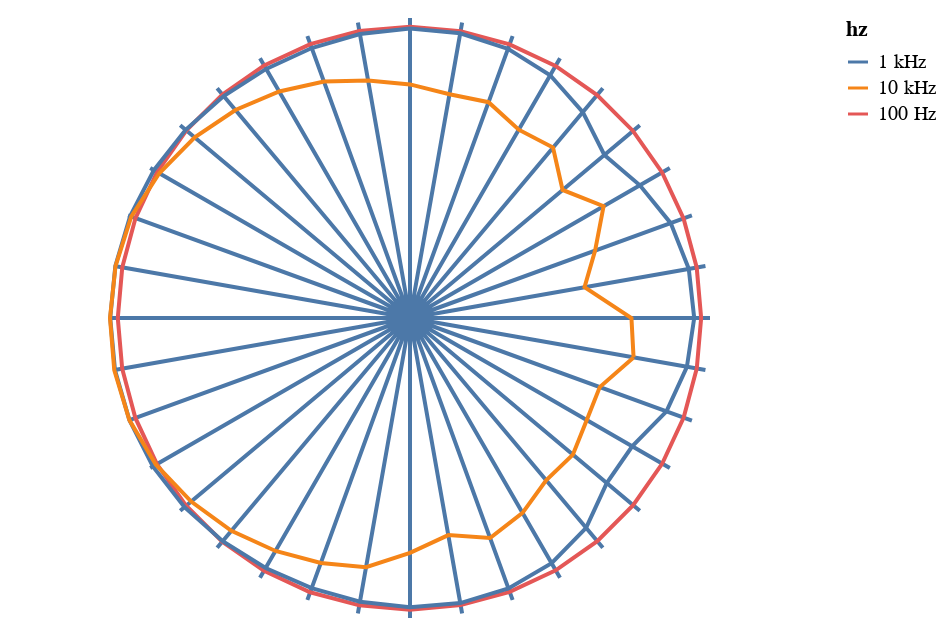

The code cell stored with this chart in its notebook:
### Code cell
import math
import pandas as pd
import numpy as np

spl = neumann['SPL Horizontal']

radius=1
anglelist = [a for a in range(-180,180,10)]
gridC = [(radius*math.cos(p*math.pi/180), 
          radius*math.sin(p*math.pi/180)) for p in anglelist]
gridX = [(0,g[0]) for g in gridC] 
gridX = [s for s2 in gridX for s in s2]
gridY = [(0,g[1]) for g in gridC] 
gridY = [s for s2 in gridY for s in s2]

#for g in zip(gridX, gridY):
#    print('line from %d, %d' % g)

splu = neumann['SPL Horizontal_unmelted']
# 100hz 47
#  1khz 113
# 10khz 180
def hzname(i):
    if i == 47:
        return '100 Hz'
    elif i == 113:
        return '1 kHz'
    elif i == 180:
        return '10 kHz'
    else:
        return 'error'

dbX = []
dbY = []
hz  = []
for ihz in [47, 113, 180]:
    gridZ = splu.loc[ihz][1:]
    angles = [0]
    values = {}
    dbs = []
    for a, z in zip(gridZ.index,gridZ):
        angle = 0
        if a != 'On-Axis':
            angle = int(a[:-1])
            angles.append(angle)
        dbs.append(z)

    anglemin = np.array(angles).min()/10
    # [0   1    2   3    4   5    6   7    8   9   10  11   12  13   ]
    # [0, 10, -10, 20, -20, 30, -30, 40, -40, 50, -50, 60, -60, 70, -70, 80, -80, 90, -90, 100, -100, 110, -110, 120, -120, 130, -130, 140, -140, 150, -150, 160, -160, 170, -170, 180]
    # perm[0] = orig[-170] = 35
    # perm[1] = orig[-150] = 33
    # perm[2] =            = 31
    # perm[17] = 0
    # perm[18] = 1
    # perm[19] = 3 
    def compute_perm(i):
        if i<17:
            return 34-2*i
        elif i == 17:
            return 0
        else:
            return 1+2*(i-18)
    perm = [compute_perm(i) for i in range(0, len(angles))]
    dbsmax = 1 # np.array(dbs).max()
    sorted_dbs = [dbs[perm[i]] for i in range(0,len(perm))]
    sorted_angles = [angles[perm[i]] for i in range(0,len(perm))]
    # print(angles)
    # print(perm)
    # print(sorted_angles)
        
    # map in 2d
    dbsX = [db*math.cos(a*math.pi/180) for a,db in zip(sorted_angles, sorted_dbs)]
    dbsY = [db*math.sin(a*math.pi/180) for a,db in zip(sorted_angles, sorted_dbs)]

    dbsX.append(dbsX[0])
    dbsY.append(dbsY[0])
    # add to global variable
    dbX.append(dbsX)
    dbY.append(dbsY)
    hz.append([ihz for i in range(0,len(dbsX))])

dbmax = max(np.array(dbX).max(), np.array(dbY).max())
dbX = [v2/dbmax for v1 in dbX for v2 in v1]
dbY = [v2/dbmax for v1 in dbY for v2 in v1]
hz  = [hzname(i2) for i1 in hz for i2 in i1]

grid_df = pd.DataFrame({'x': gridX, 'y': gridY })
grid = alt.Chart(grid_df).mark_line(
).encode(
   alt.Latitude('x:Q'), 
   alt.Longitude('y:Q')
).project(
   type='azimuthalEquidistant',
   rotate=[0, 0, 90]   
)

dbs_df = pd.DataFrame({'x': dbX, 'y': dbY, 'hz': hz })
dbs = alt.Chart(dbs_df).mark_line(
).encode(
   alt.Latitude('x:Q'), 
   alt.Longitude('y:Q'),
   alt.Color('hz:N')
).project(
   type='azimuthalEquidistant',
   rotate=[0, 0, 90]   
)

grid+dbs

### Figure 1 — Vega-Lite specification as saved in the notebook (floating-point values rounded to 4 significant figures)
{"config": {"view": {"continuousWidth": 400, "continuousHeight": 300}}, "layer": [{"data": {"name": "data-60245eec81c781d50ba536cbc5860fe6"}, "mark": "line", "encoding": {"latitude": {"field": "x", "type": "quantitative"}, "longitude": {"field": "y", "type": "quantitative"}}, "projection": {"rotate": [0, 0, 90], "type": "azimuthalEquidistant"}}, {"data": {"name": "data-a8db51f9f03304ba2f23a874502fdf34"}, "mark": "line", "encoding": {"color": {"type": "nominal", "field": "hz"}, "latitude": {"field": "x", "type": "quantitative"}, "longitude": {"field": "y", "type": "quantitative"}}, "projection": {"rotate": [0, 0, 90], "type": "azimuthalEquidistant"}}], "$schema": "https://vega.github.io/schema/vega-lite/v4.0.2.json", "datasets": {"data-60245eec81c781d50ba536cbc5860fe6": [{"x": 0.0, "y": 0.0}, {"x": -1.0, "y": -1.225e-16}, {"x": 0.0, "y": 0.0}, {"x": -0.9848, "y": -0.1736}, {"x": 0.0, "y": 0.0}, {"x": -0.9397, "y": -0.342}, {"x": 0.0, "y": 0.0}, {"x": -0.866, "y": -0.5}, {"x": 0.0, "y": 0.0}, {"x": -0.766, "y": -0.6428}, {"x": 0.0, "y": 0.0}, {"x": -0.6428, "y": -0.766}, {"x": 0.0, "y": 0.0}, {"x": -0.5, "y": -0.866}, {"x": 0.0, "y": 0.0}, {"x": -0.342, "y": -0.9397}, {"x": 0.0, "y": 0.0}, {"x": -0.1736, "y": -0.9848}, {"x": 0.0, "y": 0.0}, {"x": 6.123e-17, "y": -1.0}, {"x": 0.0, "y": 0.0}, {"x": 0.1736, "y": -0.9848}, {"x": 0.0, "y": 0.0}, {"x": 0.342, "y": -0.9397}, {"x": 0.0, "y": 0.0}, {"x": 0.5, "y": -0.866}, {"x": 0.0, "y": 0.0}, {"x": 0.6428, "y": -0.766}, {"x": 0.0, "y": 0.0}, {"x": 0.766, "y": -0.6428}, {"x": 0.0, "y": 0.0}, {"x": 0.866, "y": -0.5}, {"x": 0.0, "y": 0.0}, {"x": 0.9397, "y": -0.342}, {"x": 0.0, "y": 0.0}, {"x": 0.9848, "y": -0.1736}, {"x": 0.0, "y": 0.0}, {"x": 1.0, "y": 0.0}, {"x": 0.0, "y": 0.0}, {"x": 0.9848, "y": 0.1736}, {"x": 0.0, "y": 0.0}, {"x": 0.9397, "y": 0.342}, {"x": 0.0, "y": 0.0}, {"x": 0.866, "y": 0.5}, {"x": 0.0, "y": 0.0}, {"x": 0.766, "y": 0.6428}, {"x": 0.0, "y": 0.0}, {"x": 0.6428, "y": 0.766}, {"x": 0.0, "y": 0.0}, {"x": 0.5, "y": 0.866}, {"x": 0.0, "y": 0.0}, {"x": 0.342, "y": 0.9397}, {"x": 0.0, "y": 0.0}, {"x": 0.1736, "y": 0.9848}, {"x": 0.0, "y": 0.0}, {"x": 6.123e-17, "y": 1.0}, {"x": 0.0, "y": 0.0}, {"x": -0.1736, "y": 0.9848}, {"x": 0.0, "y": 0.0}, {"x": -0.342, "y": 0.9397}, {"x": 0.0, "y": 0.0}, {"x": -0.5, "y": 0.866}, {"x": 0.0, "y": 0.0}, {"x": -0.6428, "y": 0.766}, {"x": 0.0, "y": 0.0}, {"x": -0.766, "y": 0.6428}, {"x": 0.0, "y": 0.0}, {"x": -0.866, "y": 0.5}, {"x": 0.0, "y": 0.0}, {"x": -0.9397, "y": 0.342}, {"x": 0.0, "y": 0.0}, {"x": -0.9848, "y": 0.1736}], "data-a8db51f9f03304ba2f23a874502fdf34": [{"x": -0.9559, "y": -0.1685, "hz": "100 Hz"}, {"x": -0.9122, "y": -0.332, "hz": "100 Hz"}, {"x": -0.8408, "y": -0.4854, "hz": "100 Hz"}, {"x": -0.7438, "y": -0.6241, "hz": "100 Hz"}, {"x": -0.6243, "y": -0.744, "hz": "100 Hz"}, {"x": -0.4857, "y": -0.8412, "hz": "100 Hz"}, {"x": -0.3323, "y": -0.913, "hz": "100 Hz"}, {"x": -0.1688, "y": -0.9571, "hz": "100 Hz"}, {"x": 5.953e-17, "y": -0.9722, "hz": "100 Hz"}, {"x": 0.1689, "y": -0.9578, "hz": "100 Hz"}, {"x": 0.3328, "y": -0.9143, "hz": "100 Hz"}, {"x": 0.4866, "y": -0.8429, "hz": "100 Hz"}, {"x": 0.6258, "y": -0.7458, "hz": "100 Hz"}, {"x": 0.746, "y": -0.626, "hz": "100 Hz"}, {"x": 0.8435, "y": -0.487, "hz": "100 Hz"}, {"x": 0.9154, "y": -0.3332, "hz": "100 Hz"}, {"x": 0.9594, "y": -0.1692, "hz": "100 Hz"}, {"x": 0.9741, "y": 0.0, "hz": "100 Hz"}, {"x": 0.9591, "y": 0.1691, "hz": "100 Hz"}, {"x": 0.915, "y": 0.333, "hz": "100 Hz"}, {"x": 0.843, "y": 0.4867, "hz": "100 Hz"}, {"x": 0.7454, "y": 0.6254, "hz": "100 Hz"}, {"x": 0.6252, "y": 0.745, "hz": "100 Hz"}, {"x": 0.4861, "y": 0.8419, "hz": "100 Hz"}, {"x": 0.3323, "y": 0.9131, "hz": "100 Hz"}, {"x": 0.1687, "y": 0.9565, "hz": "100 Hz"}, {"x": 5.945e-17, "y": 0.9709, "hz": "100 Hz"}, {"x": -0.1686, "y": 0.9559, "hz": "100 Hz"}, {"x": -0.3319, "y": 0.9119, "hz": "100 Hz"}, {"x": -0.4852, "y": 0.8403, "hz": "100 Hz"}, {"x": -0.6236, "y": 0.7432, "hz": "100 Hz"}, {"x": -0.7432, "y": 0.6236, "hz": "100 Hz"}, {"x": -0.8403, "y": 0.4851, "hz": "100 Hz"}, {"x": -0.9118, "y": 0.3319, "hz": "100 Hz"}, {"x": -0.9557, "y": 0.1685, "hz": "100 Hz"}, {"x": -0.9705, "y": 1.189e-16, "hz": "100 Hz"}, {"x": -0.9559, "y": -0.1685, "hz": "100 Hz"}, {"x": -0.9231, "y": -0.1628, "hz": "1 kHz"}, {"x": -0.8549, "y": -0.3112, "hz": "1 kHz"}, {"x": -0.7407, "y": -0.4276, "hz": "1 kHz"}, {"x": -0.6559, "y": -0.5504, "hz": "1 kHz"}, {"x": -0.587, "y": -0.6995, "hz": "1 kHz"}, {"x": -0.472, "y": -0.8176, "hz": "1 kHz"}, {"x": -0.3281, "y": -0.9016, "hz": "1 kHz"}, {"x": -0.1676, "y": -0.9503, "hz": "1 kHz"}, {"x": 5.904e-17, "y": -0.9641, "hz": "1 kHz"}, {"x": 0.1668, "y": -0.9457, "hz": "1 kHz"}, {"x": 0.3278, "y": -0.9007, "hz": "1 kHz"}, {"x": 0.4812, "y": -0.8335, "hz": "1 kHz"}, {"x": 0.6243, "y": -0.744, "hz": "1 kHz"}, {"x": 0.7516, "y": -0.6307, "hz": "1 kHz"}, {"x": 0.857, "y": -0.4948, "hz": "1 kHz"}, {"x": 0.9354, "y": -0.3405, "hz": "1 kHz"}, {"x": 0.9835, "y": -0.1734, "hz": "1 kHz"}, {"x": 0.9993, "y": 0.0, "hz": "1 kHz"}, {"x": 0.9822, "y": 0.1732, "hz": "1 kHz"}, {"x": 0.933, "y": 0.3396, "hz": "1 kHz"}, {"x": 0.8536, "y": 0.4928, "hz": "1 kHz"}, {"x": 0.7478, "y": 0.6275, "hz": "1 kHz"}, {"x": 0.6209, "y": 0.74, "hz": "1 kHz"}, {"x": 0.4793, "y": 0.8303, "hz": "1 kHz"}, {"x": 0.3275, "y": 0.8999, "hz": "1 kHz"}, {"x": 0.1669, "y": 0.9467, "hz": "1 kHz"}, {"x": 5.908e-17, "y": 0.9648, "hz": "1 kHz"}, {"x": -0.1673, "y": 0.9491, "hz": "1 kHz"}, {"x": -0.3266, "y": 0.8973, "hz": "1 kHz"}, {"x": -0.4673, "y": 0.8094, "hz": "1 kHz"}, {"x": -0.576, "y": 0.6865, "hz": "1 kHz"}, {"x": -0.6479, "y": 0.5437, "hz": "1 kHz"}, {"x": -0.7663, "y": 0.4424, "hz": "1 kHz"}, {"x": -0.869, "y": 0.3163, "hz": "1 kHz"}, {"x": -0.9292, "y": 0.1638, "hz": "1 kHz"}, {"x": -0.9474, "y": 1.16e-16, "hz": "1 kHz"}, {"x": -0.9231, "y": -0.1628, "hz": "1 kHz"}, {"x": -0.7452, "y": -0.1314, "hz": "10 kHz"}, {"x": -0.6326, "y": -0.2303, "hz": "10 kHz"}, {"x": -0.5893, "y": -0.3402, "hz": "10 kHz"}, {"x": -0.5428, "y": -0.4555, "hz": "10 kHz"}, {"x": -0.4538, "y": -0.5408, "hz": "10 kHz"}, {"x": -0.3751, "y": -0.6497, "hz": "10 kHz"}, {"x": -0.267, "y": -0.7334, "hz": "10 kHz"}, {"x": -0.1276, "y": -0.7237, "hz": "10 kHz"}, {"x": 4.792e-17, "y": -0.7826, "hz": "10 kHz"}, {"x": 0.1465, "y": -0.8309, "hz": "10 kHz"}, {"x": 0.2973, "y": -0.8168, "hz": "10 kHz"}, {"x": 0.4484, "y": -0.7766, "hz": "10 kHz"}, {"x": 0.5954, "y": -0.7095, "hz": "10 kHz"}, {"x": 0.7293, "y": -0.612, "hz": "10 kHz"}, {"x": 0.8469, "y": -0.489, "hz": "10 kHz"}, {"x": 0.9354, "y": -0.3405, "hz": "10 kHz"}, {"x": 0.9858, "y": -0.1738, "hz": "10 kHz"}, {"x": 1.0, "y": 0.0, "hz": "10 kHz"}, {"x": 0.9816, "y": 0.1731, "hz": "10 kHz"}, {"x": 0.9292, "y": 0.3382, "hz": "10 kHz"}, {"x": 0.8357, "y": 0.4825, "hz": "10 kHz"}, {"x": 0.7174, "y": 0.602, "hz": "10 kHz"}, {"x": 0.5818, "y": 0.6934, "hz": "10 kHz"}, {"x": 0.4359, "y": 0.7549, "hz": "10 kHz"}, {"x": 0.2868, "y": 0.788, "hz": "10 kHz"}, {"x": 0.1396, "y": 0.7914, "hz": "10 kHz"}, {"x": 4.768e-17, "y": 0.7786, "hz": "10 kHz"}, {"x": -0.1315, "y": 0.746, "hz": "10 kHz"}, {"x": -0.2618, "y": 0.7194, "hz": "10 kHz"}, {"x": -0.3624, "y": 0.6278, "hz": "10 kHz"}, {"x": -0.4767, "y": 0.5681, "hz": "10 kHz"}, {"x": -0.5086, "y": 0.4268, "hz": "10 kHz"}, {"x": -0.6452, "y": 0.3725, "hz": "10 kHz"}, {"x": -0.617, "y": 0.2246, "hz": "10 kHz"}, {"x": -0.5818, "y": 0.1026, "hz": "10 kHz"}, {"x": -0.7382, "y": 9.04e-17, "hz": "10 kHz"}, {"x": -0.7452, "y": -0.1314, "hz": "10 kHz"}]}}
